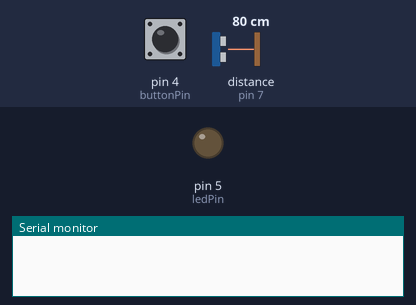
Bench run of a sketch on a simulated Arduino Uno, built with avr-gcc and run on an emulated ATmega328P. Shown: output pins drawn as LEDs (lit = HIGH), the last lines printed to the serial monitor. The inputs (shaded band) are chosen by the test bench; at power-on: pin 4 (buttonPin) HIGH, distance to the obstacle (sensor on pin 7) 80 cm. The echo pulse lasts 58.3 µs per cm; pins used as bus, display or sensor lines are not drawn.

Above: at 1.2 s.
1.3 s: pin 4 (buttonPin) pulled LOW for 0.15 s
At 1.7 s:
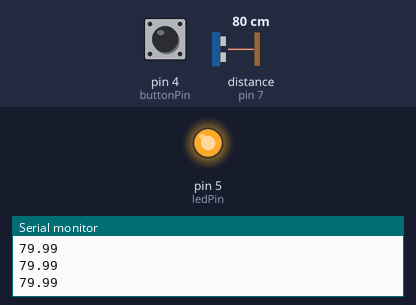
2.9 s: pin 4 (buttonPin) pulled LOW for 1 s
At 3.5 s:
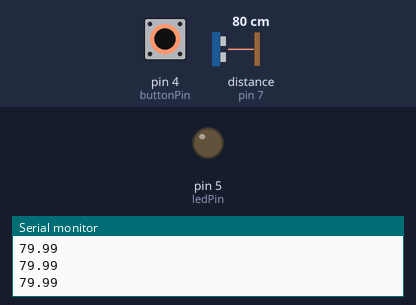
5.4 s: pin 4 (buttonPin) pulled LOW for 3.2 s
At 6.9 s:
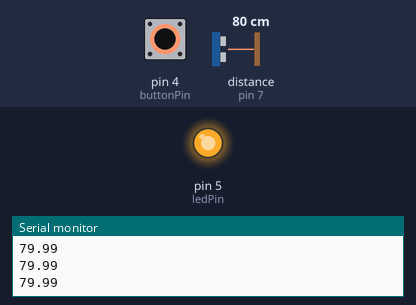
Timing chart, 0 to 8.4 s (numbered marks = the images above; inputs shaded):
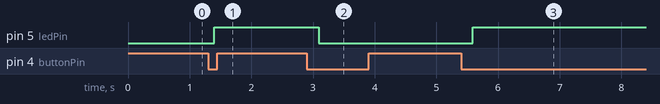

Measured:
- after the input at 1.3 s, pin 5 (ledPin): LOW → HIGH after 0.10 s
- after the input at 2.9 s, pin 5 (ledPin): HIGH → LOW after 0.19 s
- after the input at 5.4 s, pin 5 (ledPin): LOW → HIGH after 0.19 s

The sketch:

DistanceDataTracker.ino
```cpp
// Constants won't change. They're used here to set pin numbers:
const int trigPin = 6;    // The number of the ultrasonic sensor's trigger pin
const int echoPin = 7;    // The number of the ultrasonic sensor's echo pin
const int buttonPin = 4;  // The number of the pushbutton pin
const int ledPin = 5;     // The number of the LED pin

// Variables will change:
int buttonState = HIGH;           // Variable for reading the pushbutton status
int lastButtonState = HIGH;       // Variable to store the previous button state
int measuringState = LOW;         // Variable to store the current measuring state
unsigned long lastDebounceTime = 0; // Last time the button state was toggled
unsigned long debounceDelay = 50;   // Debounce time in milliseconds

void setup() {
  // Initialize the pins:
  pinMode(trigPin, OUTPUT);
  pinMode(echoPin, INPUT);
  pinMode(ledPin, OUTPUT);
  pinMode(buttonPin, INPUT_PULLUP); // Using INPUT_PULLUP to enable internal pull-up resistor

  // Initialize the LED state:
  digitalWrite(ledPin, measuringState);

  // Initialize serial communication:
  Serial.begin(9600);
}

void loop() {
  // Read the state of the pushbutton value:
  int reading = digitalRead(buttonPin);

  // If the button state has changed, reset the debounce timer:
  if (reading != lastButtonState) {
    lastDebounceTime = millis();
  }

  if ((millis() - lastDebounceTime) > debounceDelay) {
    // If the button state has changed after the debounce delay:
    if (reading != buttonState) {
      buttonState = reading;

      // Only toggle the measuring state if the button state is LOW (button pressed):
      if (buttonState == LOW) {
        measuringState = !measuringState;
        // Update LED:
        digitalWrite(ledPin, measuringState ? HIGH : LOW);
      }
    }
  }

  // Update the previous button state:
  lastButtonState = reading;

  if (measuringState == HIGH) {
    // Trigger the ultrasonic sensor:
    digitalWrite(trigPin, LOW);
    delayMicroseconds(2);
    digitalWrite(trigPin, HIGH);
    delayMicroseconds(10);
    digitalWrite(trigPin, LOW);

    // Measure distance:
    long duration = pulseIn(echoPin, HIGH);
    float distance = (duration * 0.0343) / 2;

    // Print distance to serial monitor:
    Serial.println(distance);

    // Add your desired actions with the distance here.
  }

  delay(100); // Delay for stability
}
```
